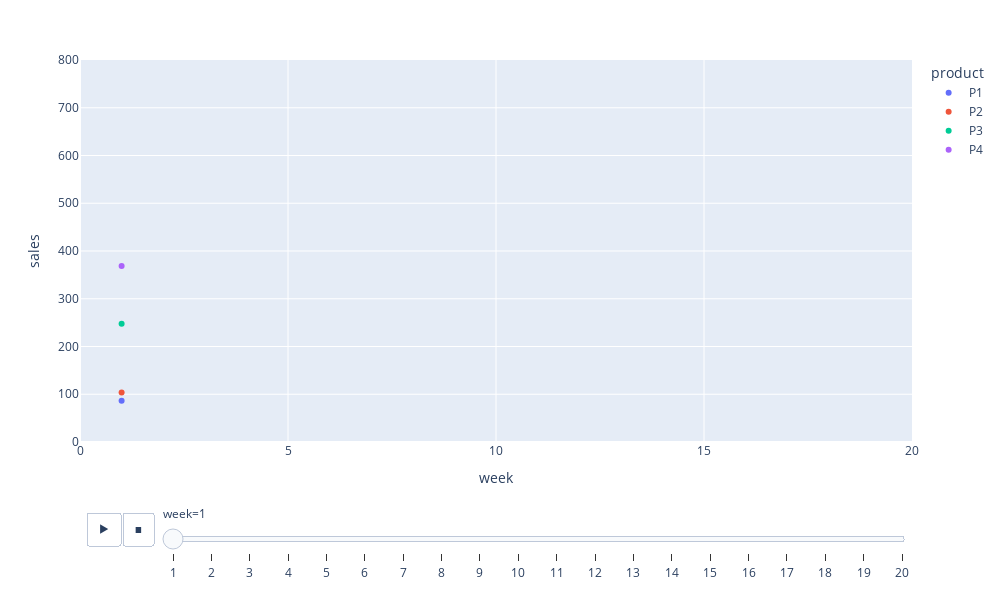

The notebook cell this image was saved under:
### Code cell
fig =px.scatter(df, x ="week", y="sales", animation_frame="week",animation_group="product", color ="product",
hover_name="product",range_x = [0,20], range_y=[0,800])
fig.update_layout(height=600, width=1000)

### Figure 1 — Plotly figure (JSON) as saved in the notebook; plotly's stock layout.template omitted (floating-point values rounded to 4 significant figures)
{"data": [{"hovertemplate": "<b>%{hovertext}</b><br><br>product=P1<br>week=%{x}<br>sales=%{y}<extra></extra>", "hovertext": ["P1"], "ids": ["P1"], "legendgroup": "P1", "marker": {"color": "#636efa", "symbol": "circle"}, "mode": "markers", "name": "P1", "orientation": "v", "showlegend": true, "type": "scatter", "x": [1], "xaxis": "x", "y": [86.53], "yaxis": "y"}, {"hovertemplate": "<b>%{hovertext}</b><br><br>product=P2<br>week=%{x}<br>sales=%{y}<extra></extra>", "hovertext": ["P2"], "ids": ["P2"], "legendgroup": "P2", "marker": {"color": "#EF553B", "symbol": "circle"}, "mode": "markers", "name": "P2", "orientation": "v", "showlegend": true, "type": "scatter", "x": [1], "xaxis": "x", "y": [103.8], "yaxis": "y"}, {"hovertemplate": "<b>%{hovertext}</b><br><br>product=P3<br>week=%{x}<br>sales=%{y}<extra></extra>", "hovertext": ["P3"], "ids": ["P3"], "legendgroup": "P3", "marker": {"color": "#00cc96", "symbol": "circle"}, "mode": "markers", "name": "P3", "orientation": "v", "showlegend": true, "type": "scatter", "x": [1], "xaxis": "x", "y": [247.6], "yaxis": "y"}, {"hovertemplate": "<b>%{hovertext}</b><br><br>product=P4<br>week=%{x}<br>sales=%{y}<extra></extra>", "hovertext": ["P4"], "ids": ["P4"], "legendgroup": "P4", "marker": {"color": "#ab63fa", "symbol": "circle"}, "mode": "markers", "name": "P4", "orientation": "v", "showlegend": true, "type": "scatter", "x": [1], "xaxis": "x", "y": [368.6], "yaxis": "y"}], "layout": {"height": 600, "legend": {"title": {"text": "product"}, "tracegroupgap": 0}, "margin": {"t": 60}, "sliders": [{"active": 0, "currentvalue": {"prefix": "week="}, "len": 0.9, "pad": {"b": 10, "t": 60}, "steps": [{"args": [["1"], {"frame": {"duration": 0, "redraw": false}, "fromcurrent": true, "mode": "immediate", "transition": {"duration": 0, "easing": "linear"}}], "label": "1", "method": "animate"}, {"args": [["2"], {"frame": {"duration": 0, "redraw": false}, "fromcurrent": true, "mode": "immediate", "transition": {"duration": 0, "easing": "linear"}}], "label": "2", "method": "animate"}, {"args": [["3"], {"frame": {"duration": 0, "redraw": false}, "fromcurrent": true, "mode": "immediate", "transition": {"duration": 0, "easing": "linear"}}], "label": "3", "method": "animate"}, {"args": [["4"], {"frame": {"duration": 0, "redraw": false}, "fromcurrent": true, "mode": "immediate", "transition": {"duration": 0, "easing": "linear"}}], "label": "4", "method": "animate"}, {"args": [["5"], {"frame": {"duration": 0, "redraw": false}, "fromcurrent": true, "mode": "immediate", "transition": {"duration": 0, "easing": "linear"}}], "label": "5", "method": "animate"}, {"args": [["6"], {"frame": {"duration": 0, "redraw": false}, "fromcurrent": true, "mode": "immediate", "transition": {"duration": 0, "easing": "linear"}}], "label": "6", "method": "animate"}, {"args": [["7"], {"frame": {"duration": 0, "redraw": false}, "fromcurrent": true, "mode": "immediate", "transition": {"duration": 0, "easing": "linear"}}], "label": "7", "method": "animate"}, {"args": [["8"], {"frame": {"duration": 0, "redraw": false}, "fromcurrent": true, "mode": "immediate", "transition": {"duration": 0, "easing": "linear"}}], "label": "8", "method": "animate"}, {"args": [["9"], {"frame": {"duration": 0, "redraw": false}, "fromcurrent": true, "mode": "immediate", "transition": {"duration": 0, "easing": "linear"}}], "label": "9", "method": "animate"}, {"args": [["10"], {"frame": {"duration": 0, "redraw": false}, "fromcurrent": true, "mode": "immediate", "transition": {"duration": 0, "easing": "linear"}}], "label": "10", "method": "animate"}, {"args": [["11"], {"frame": {"duration": 0, "redraw": false}, "fromcurrent": true, "mode": "immediate", "transition": {"duration": 0, "easing": "linear"}}], "label": "11", "method": "animate"}, {"args": [["12"], {"frame": {"duration": 0, "redraw": false}, "fromcurrent": true, "mode": "immediate", "transition": {"duration": 0, "easing": "linear"}}], "label": "12", "method": "animate"}, {"args": [["13"], {"frame": {"duration": 0, "redraw": false}, "fromcurrent": true, "mode": "immediate", "transition": {"duration": 0, "easing": "linear"}}], "label": "13", "method": "animate"}, {"args": [["14"], {"frame": {"duration": 0, "redraw": false}, "fromcurrent": true, "mode": "immediate", "transition": {"duration": 0, "easing": "linear"}}], "label": "14", "method": "animate"}, {"args": [["15"], {"frame": {"duration": 0, "redraw": false}, "fromcurrent": true, "mode": "immediate", "transition": {"duration": 0, "easing": "linear"}}], "label": "15", "method": "animate"}, {"args": [["16"], {"frame": {"duration": 0, "redraw": false}, "fromcurrent": true, "mode": "immediate", "transition": {"duration": 0, "easing": "linear"}}], "label": "16", "method": "animate"}, {"args": [["17"], {"frame": {"duration": 0, "redraw": false}, "fromcurrent": true, "mode": "immediate", "transition": {"duration": 0, "easing": "linear"}}], "label": "17", "method": "animate"}, {"args": [["18"], {"frame": {"duration": 0, "redraw": false}, "fromcurrent": true, "mode": "immediate", "transition": {"duration": 0, "easing": "linear"}}], "label": "18", "method": "animate"}, {"args": [["19"], {"frame": {"duration": 0, "redraw": false}, "fromcurrent": true, "mode": "immediate", "transition": {"duration": 0, "easing": "linear"}}], "label": "19", "method": "animate"}, {"args": [["20"], {"frame": {"duration": 0, "redraw": false}, "fromcurrent": true, "mode": "immediate", "transition": {"duration": 0, "easing": "linear"}}], "label": "20", "method": "animate"}], "x": 0.1, "xanchor": "left", "y": 0, "yanchor": "top"}], "updatemenus": [{"buttons": [{"args": [null, {"frame": {"duration": 500, "redraw": false}, "fromcurrent": true, "mode": "immediate", "transition": {"duration": 500, "easing": "linear"}}], "label": "&#9654;", "method": "animate"}, {"args": [[null], {"frame": {"duration": 0, "redraw": false}, "fromcurrent": true, "mode": "immediate", "transition": {"duration": 0, "easing": "linear"}}], "label": "&#9724;", "method": "animate"}], "direction": "left", "pad": {"r": 10, "t": 70}, "showactive": false, "type": "buttons", "x": 0.1, "xanchor": "right", "y": 0, "yanchor": "top"}], "width": 1000, "xaxis": {"anchor": "y", "categoryarray": [1, 2, 3, 4, 5, 6, 7, 8, 9, 10, 11, 12, 13, 14, 15, 16, 17, 18, 19, 20], "categoryorder": "array", "domain": [0, 1], "range": [0, 20], "title": {"text": "week"}}, "yaxis": {"anchor": "x", "domain": [0, 1], "range": [0, 800], "title": {"text": "sales"}}}}
